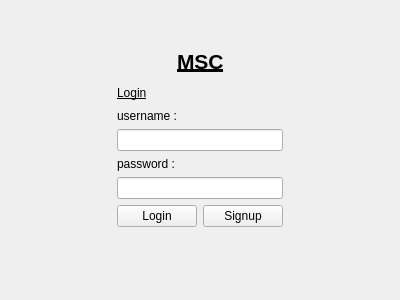
<?xml version="1.0" encoding="UTF-8"?>
<ui version="4.0">
 <class>LoginPage</class>
 <widget class="QWidget" name="LoginPage">
  <property name="geometry">
   <rect>
    <x>0</x>
    <y>0</y>
    <width>400</width>
    <height>300</height>
   </rect>
  </property>
  <property name="windowTitle">
   <string>Form</string>
  </property>
  <layout class="QVBoxLayout" name="verticalLayout_2">
   <item>
    <spacer name="verticalSpacer_3">
     <property name="orientation">
      <enum>Qt::Orientation::Vertical</enum>
     </property>
     <property name="sizeHint" stdset="0">
      <size>
       <width>20</width>
       <height>40</height>
      </size>
     </property>
    </spacer>
   </item>
   <item>
    <layout class="QHBoxLayout" name="horizontalLayout">
     <item>
      <spacer name="horizontalSpacer">
       <property name="orientation">
        <enum>Qt::Orientation::Horizontal</enum>
       </property>
       <property name="sizeHint" stdset="0">
        <size>
         <width>40</width>
         <height>20</height>
        </size>
       </property>
      </spacer>
     </item>
     <item>
      <widget class="QLabel" name="label">
       <property name="font">
        <font>
         <pointsize>16</pointsize>
         <bold>true</bold>
         <underline>true</underline>
        </font>
       </property>
       <property name="text">
        <string>MSC</string>
       </property>
      </widget>
     </item>
     <item>
      <spacer name="horizontalSpacer_2">
       <property name="orientation">
        <enum>Qt::Orientation::Horizontal</enum>
       </property>
       <property name="sizeHint" stdset="0">
        <size>
         <width>40</width>
         <height>20</height>
        </size>
       </property>
      </spacer>
     </item>
    </layout>
   </item>
   <item>
    <spacer name="verticalSpacer">
     <property name="orientation">
      <enum>Qt::Orientation::Vertical</enum>
     </property>
     <property name="sizeHint" stdset="0">
      <size>
       <width>20</width>
       <height>6</height>
      </size>
     </property>
    </spacer>
   </item>
   <item>
    <layout class="QHBoxLayout" name="horizontalLayout_4">
     <item>
      <spacer name="horizontalSpacer_6">
       <property name="orientation">
        <enum>Qt::Orientation::Horizontal</enum>
       </property>
       <property name="sizeHint" stdset="0">
        <size>
         <width>40</width>
         <height>20</height>
        </size>
       </property>
      </spacer>
     </item>
     <item>
      <spacer name="horizontalSpacer_4">
       <property name="orientation">
        <enum>Qt::Orientation::Horizontal</enum>
       </property>
       <property name="sizeHint" stdset="0">
        <size>
         <width>40</width>
         <height>20</height>
        </size>
       </property>
      </spacer>
     </item>
     <item>
      <layout class="QVBoxLayout" name="verticalLayout">
       <item>
        <layout class="QHBoxLayout" name="horizontalLayout_3">
         <item>
          <widget class="QLabel" name="label_4">
           <property name="font">
            <font>
             <underline>true</underline>
            </font>
           </property>
           <property name="text">
            <string>Login</string>
           </property>
          </widget>
         </item>
         <item>
          <spacer name="horizontalSpacer_3">
           <property name="orientation">
            <enum>Qt::Orientation::Horizontal</enum>
           </property>
           <property name="sizeHint" stdset="0">
            <size>
             <width>40</width>
             <height>20</height>
            </size>
           </property>
          </spacer>
         </item>
        </layout>
       </item>
       <item>
        <widget class="QLabel" name="label_5">
         <property name="text">
          <string>username :</string>
         </property>
        </widget>
       </item>
       <item>
        <widget class="QLineEdit" name="username"/>
       </item>
       <item>
        <widget class="QLabel" name="label_3">
         <property name="text">
          <string>password :</string>
         </property>
        </widget>
       </item>
       <item>
        <widget class="QLineEdit" name="password"/>
       </item>
       <item>
        <layout class="QHBoxLayout" name="horizontalLayout_2">
         <item>
          <widget class="QPushButton" name="loginBtn">
           <property name="text">
            <string>Login</string>
           </property>
          </widget>
         </item>
         <item>
          <widget class="QPushButton" name="signupBtn">
           <property name="text">
            <string>Signup</string>
           </property>
          </widget>
         </item>
        </layout>
       </item>
      </layout>
     </item>
     <item>
      <spacer name="horizontalSpacer_5">
       <property name="orientation">
        <enum>Qt::Orientation::Horizontal</enum>
       </property>
       <property name="sizeHint" stdset="0">
        <size>
         <width>40</width>
         <height>20</height>
        </size>
       </property>
      </spacer>
     </item>
     <item>
      <spacer name="horizontalSpacer_7">
       <property name="orientation">
        <enum>Qt::Orientation::Horizontal</enum>
       </property>
       <property name="sizeHint" stdset="0">
        <size>
         <width>40</width>
         <height>20</height>
        </size>
       </property>
      </spacer>
     </item>
    </layout>
   </item>
   <item>
    <spacer name="verticalSpacer_4">
     <property name="orientation">
      <enum>Qt::Orientation::Vertical</enum>
     </property>
     <property name="sizeHint" stdset="0">
      <size>
       <width>20</width>
       <height>40</height>
      </size>
     </property>
    </spacer>
   </item>
   <item>
    <widget class="QLabel" name="label_2">
     <property name="text">
      <string/>
     </property>
    </widget>
   </item>
   <item>
    <spacer name="verticalSpacer_2">
     <property name="orientation">
      <enum>Qt::Orientation::Vertical</enum>
     </property>
     <property name="sizeHint" stdset="0">
      <size>
       <width>20</width>
       <height>6</height>
      </size>
     </property>
    </spacer>
   </item>
  </layout>
 </widget>
 <resources/>
 <connections/>
</ui>
